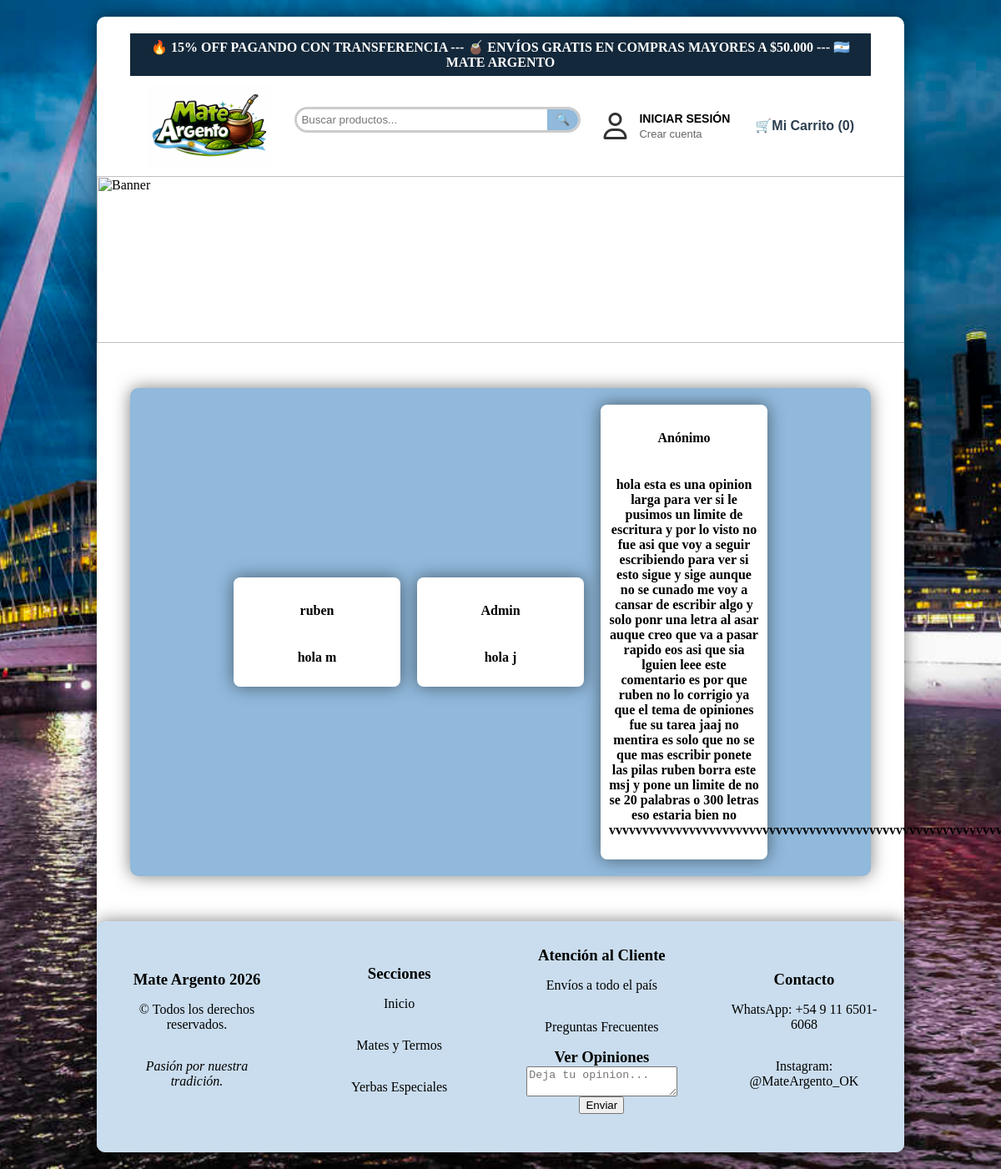
The app's page /opiniones, older data.
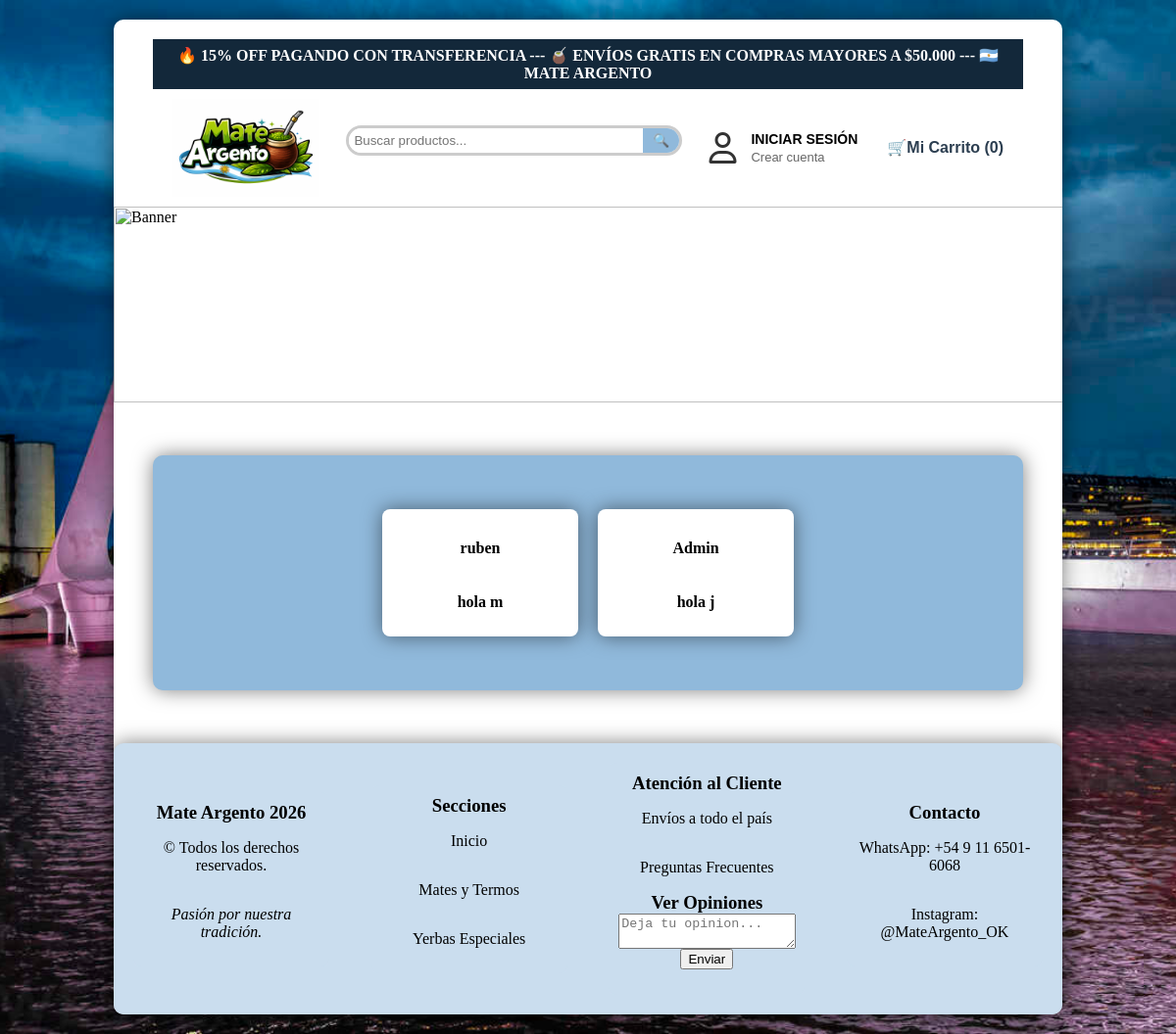
The same page, newer data.
### app.py (models this page shows)
class Opinion(db.Model):
    id = db.Column(db.Integer, primary_key=True) #Esto hace que el cerebro los vuelva unicos y los va colocando 1,2,3.
    nombre_cliente = db.Column(db.String(100)) #Espacio para el nombre del cliente de maximo 100 letras.
    comentario = db.Column(db.Text, nullable=False) # El texto que escriben, nullable para que no se guarde vacio.

### app.py (the view)
@app.route('/opiniones')
def ver_opiniones():
    opiniones_db = Opinion.query.all()
    return render_template('opiniones.html', opiniones=opiniones_db)

### app.py (called while the page is built, shortened)
@app.context_processor
def procesar_carrito():
    mi_carrito = Carrito(session)
    items, total, unidades = mi_carrito.obtener_datos(Producto)
    return dict(carrito_html=items, total_carrito=total, total_unidades=unidades)

    def obtener_datos(self, modelo_producto):
        carrito_dict = self.session.get('carrito', {})
        productos_reales = []
        total_general = 0
        total_unidades = 0  # <--- Nueva variable
        return productos_reales, total_general, total_unidades

### templates/opiniones.html (shortened to what this page needs)
<head>
    <link rel="stylesheet" href="{{ url_for('static', filename='estilos.css') }}">
    <link rel="stylesheet" href="https://cdnjs.cloudflare.com/ajax/libs/font-awesome/6.0.0/css/all.min.css">
</head>
<body>
    <div class="contenedor">
        {% extends 'base.html' %}
        {% block content %}
        <br><br><br>
        <div class="contenedor-padre2">
            {% for p in opiniones %}
                <div class="tarjeta">
                    <h4>{{ p.nombre_cliente }}</h4>
                    <p><b>{{ p.comentario }}</b></p>
                </div>
            {% else %}
                <p>No hay productos en esta categoría todavía.</p>
            {% endfor %}
        </div>
        <br><br><br>
        {% endblock %}

Row changes from the older to the newer data that the page shows:
removed Opinion: nombre_cliente "Anónimo", comentario "hola esta es una opinion larga para ver si le pusimos un limite de escritura y por lo visto no fue asi que voy a seguir escribiendo para ver si esto sigue y sige aunque no se cunado me voy a cansar de escribir algo y solo ponr una letra al asar auque creo que va a pasar rapido eos asi que sia lguien leee este comentario es por que ruben no lo corrigio ya que el tema de opiniones fue su tarea jaaj no mentira es solo que no se que mas escribir ponete las pilas ruben borra este msj y pone un limite de no se 20 palabras o 300 letras eso estaria bien no…"
